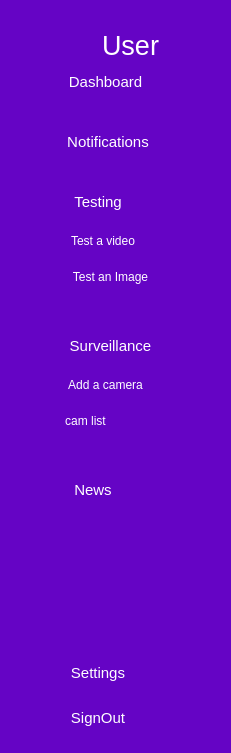
       <widget class="QWidget" name="icon_text_widget" native="true">
        <property name="minimumSize">
         <size>
          <width>231</width>
          <height>0</height>
         </size>
        </property>
        <property name="styleSheet">
         <string notr="true">QWidget{
	color:white;
	background-color: rgb(101, 4, 197);
	border-radius:10px;
}

QPushButton{
	height:30px;
	border:none;
}</string>
        </property>
        <layout class="QVBoxLayout" name="verticalLayout_9">
         <property name="leftMargin">
          <number>15</number>
         </property>
         <property name="topMargin">
          <number>30</number>
         </property>
         <property name="rightMargin">
          <number>15</number>
         </property>
         <property name="bottomMargin">
          <number>20</number>
         </property>
         <item>
          <layout class="QHBoxLayout" name="horizontalLayout">
           <item>
            <widget class="QLabel" name="label_2">
             <property name="maximumSize">
              <size>
               <width>81</width>
               <height>71</height>
              </size>
             </property>
             <property name="text">
              <string/>
             </property>
             <property name="pixmap">
              <pixmap resource="resources.qrc">:/images/Profile-Avatar-PNG.png</pixmap>
             </property>
             <property name="scaledContents">
              <bool>true</bool>
             </property>
             <property name="textInteractionFlags">
              <set>Qt::TextSelectableByKeyboard|Qt::TextSelectableByMouse</set>
             </property>
            </widget>
           </item>
           <item>
            <widget class="QLabel" name="label_3">
             <property name="font">
              <font>
               <pointsize>20</pointsize>
              </font>
             </property>
             <property name="text">
              <string>User</string>
             </property>
             <property name="textFormat">
              <enum>Qt::PlainText</enum>
             </property>
            </widget>
           </item>
          </layout>
         </item>
         <item>
          <layout class="QVBoxLayout" name="verticalLayout_5">
           <property name="spacing">
            <number>30</number>
           </property>
           <property name="leftMargin">
            <number>0</number>
           </property>
           <property name="rightMargin">
            <number>10</number>
           </property>
           <property name="bottomMargin">
            <number>0</number>
           </property>
           <item>
            <widget class="QPushButton" name="dashboard_2">
             <property name="font">
              <font>
               <pointsize>11</pointsize>
              </font>
             </property>
             <property name="styleSheet">
              <string notr="true">QPushButton{
	padding-right:10px;
}

QPushButton:checked{
	background-color:white;
	color:black;
	border-radius:3px;
}</string>
             </property>
             <property name="text">
              <string>Dashboard</string>
             </property>
             <property name="icon">
              <iconset resource="resources.qrc">
               <normaloff>:/images/dashboard.ico</normaloff>:/images/dashboard.ico</iconset>
             </property>
             <property name="checkable">
              <bool>true</bool>
             </property>
            </widget>
           </item>
           <item>
            <widget class="QPushButton" name="notifications_2">
             <property name="font">
              <font>
               <pointsize>11</pointsize>
              </font>
             </property>
             <property name="styleSheet">
              <string notr="true">QPushButton{
	padding-right:5px;
}

QPushButton:checked{
	background-color:white;
	border-radius:3px;
	color:black;

}</string>
             </property>
             <property name="text">
              <string>Notifications</string>
             </property>
             <property name="icon">
              <iconset resource="resources.qrc">
               <normaloff>:/images/notifications.ico</normaloff>:/images/notifications.ico</iconset>
             </property>
             <property name="iconSize">
              <size>
               <width>25</width>
               <height>25</height>
              </size>
             </property>
             <property name="checkable">
              <bool>true</bool>
             </property>
            </widget>
           </item>
           <item>
            <widget class="QFrame" name="testing">
             <property name="frameShape">
              <enum>QFrame::StyledPanel</enum>
             </property>
             <property name="frameShadow">
              <enum>QFrame::Raised</enum>
             </property>
             <layout class="QVBoxLayout" name="verticalLayout_3">
              <property name="spacing">
               <number>0</number>
              </property>
              <property name="leftMargin">
               <number>0</number>
              </property>
              <property name="topMargin">
               <number>0</number>
              </property>
              <property name="rightMargin">
               <number>0</number>
              </property>
              <property name="bottomMargin">
               <number>0</number>
              </property>
              <item>
               <widget class="QPushButton" name="testing_2">
                <property name="font">
                 <font>
                  <pointsize>11</pointsize>
                 </font>
                </property>
                <property name="styleSheet">
                 <string notr="true">QPushButton{
	padding-right: 25px;
}

QPushButton:checked{
	
	border-radius:3px;
}</string>
                </property>
                <property name="text">
                 <string>Testing</string>
                </property>
                <property name="icon">
                 <iconset resource="resources.qrc">
                  <normaloff>:/images/testing_4694494.png</normaloff>:/images/testing_4694494.png</iconset>
                </property>
                <property name="iconSize">
                 <size>
                  <width>25</width>
                  <height>25</height>
                 </size>
                </property>
                <property name="checkable">
                 <bool>true</bool>
                </property>
               </widget>
              </item>
              <item>
               <widget class="QFrame" name="testing_dropdown">
                <property name="frameShape">
                 <enum>QFrame::StyledPanel</enum>
                </property>
                <property name="frameShadow">
                 <enum>QFrame::Raised</enum>
                </property>
                <layout class="QVBoxLayout" name="verticalLayout">
                 <item>
                  <widget class="QPushButton" name="test_video">
                   <property name="font">
                    <font>
                     <pointsize>9</pointsize>
                    </font>
                   </property>
                   <property name="styleSheet">
                    <string notr="true">QPushButton{
	padding-right:15px;
}

QPushButton:hover{
	color:#12B298
}</string>
                   </property>
                   <property name="text">
                    <string>Test a video</string>
                   </property>
                   <property name="checkable">
                    <bool>true</bool>
                   </property>
                  </widget>
                 </item>
                 <item>
                  <widget class="QPushButton" name="test_image">
                   <property name="font">
                    <font>
                     <pointsize>9</pointsize>
                    </font>
                   </property>
                   <property name="styleSheet">
                    <string notr="true">QPushButton{
	padding-left:15x;
}

QPushButton:hover{
	color:#12B298
}</string>
                   </property>
                   <property name="text">
                    <string>Test an Image</string>
                   </property>
                   <property name="checkable">
                    <bool>true</bool>
                   </property>
                  </widget>
                 </item>
                </layout>
               </widget>
              </item>
             </layout>
            </widget>
           </item>
           <item>
            <widget class="QFrame" name="surveillance">
             <property name="frameShape">
              <enum>QFrame::StyledPanel</enum>
             </property>
             <property name="frameShadow">
              <enum>QFrame::Raised</enum>
             </property>
             <layout class="QVBoxLayout" name="verticalLayout_4">
              <property name="spacing">
               <number>0</number>
              </property>
              <property name="leftMargin">
               <number>0</number>
              </property>
              <property name="topMargin">
               <number>0</number>
              </property>
              <property name="rightMargin">
               <number>0</number>
              </property>
              <property name="bottomMargin">
               <number>0</number>
              </property>
              <item>
               <widget class="QPushButton" name="surveillance_2">
                <property name="font">
                 <font>
                  <pointsize>11</pointsize>
                 </font>
                </property>
                <property name="styleSheet">
                 <string notr="true">QPushButton{
	padding-left:0px;
}

QPushButton:checked{

	border-radius:3px;
}</string>
                </property>
                <property name="text">
                 <string>Surveillance</string>
                </property>
                <property name="icon">
                 <iconset resource="resources.qrc">
                  <normaloff>:/images/surveillance.ico</normaloff>:/images/surveillance.ico</iconset>
                </property>
                <property name="iconSize">
                 <size>
                  <width>25</width>
                  <height>25</height>
                 </size>
                </property>
                <property name="checkable">
                 <bool>true</bool>
                </property>
               </widget>
              </item>
              <item>
               <widget class="QFrame" name="frame_2">
                <property name="frameShape">
                 <enum>QFrame::StyledPanel</enum>
                </property>
                <property name="frameShadow">
                 <enum>QFrame::Raised</enum>
                </property>
                <layout class="QVBoxLayout" name="verticalLayout_2">
                 <item>
                  <widget class="QPushButton" name="add_camera">
                   <property name="font">
                    <font>
                     <pointsize>9</pointsize>
                    </font>
                   </property>
                   <property name="styleSheet">
                    <string notr="true">QPushButton{
	padding-right:10px;
}

QPushButton:hover{
	color:#12B298
}</string>
                   </property>
                   <property name="text">
                    <string>Add a camera</string>
                   </property>
                   <property name="checkable">
                    <bool>true</bool>
                   </property>
                  </widget>
                 </item>
                 <item>
                  <widget class="QPushButton" name="cam_list">
                   <property name="font">
                    <font>
                     <pointsize>9</pointsize>
                    </font>
                   </property>
                   <property name="styleSheet">
                    <string notr="true">QPushButton{
	padding-right:50px;
}

QPushButton:hover{
	color:#12B298
}</string>
                   </property>
                   <property name="text">
                    <string>cam list</string>
                   </property>
                   <property name="checkable">
                    <bool>true</bool>
                   </property>
                  </widget>
                 </item>
                </layout>
               </widget>
              </item>
             </layout>
            </widget>
           </item>
           <item>
            <widget class="QPushButton" name="news_2">
             <property name="font">
              <font>
               <pointsize>11</pointsize>
              </font>
             </property>
             <property name="styleSheet">
              <string notr="true">QPushButton{
	padding-right:35px;
}

QPushButton:checked{
	background-color:white;
	color:black;
	border-radius:3px;
}</string>
             </property>
             <property name="text">
              <string>News</string>
             </property>
             <property name="icon">
              <iconset resource="resources.qrc">
               <normaloff>:/images/news_741867.png</normaloff>:/images/news_741867.png</iconset>
             </property>
             <property name="iconSize">
              <size>
               <width>25</width>
               <height>25</height>
              </size>
             </property>
             <property name="checkable">
              <bool>true</bool>
             </property>
            </widget>
           </item>
          </layout>
         </item>
         <item>
          <spacer name="verticalSpacer">
           <property name="orientation">
            <enum>Qt::Vertical</enum>
           </property>
           <property name="sizeHint" stdset="0">
            <size>
             <width>20</width>
             <height>147</height>
            </size>
           </property>
          </spacer>
         </item>
         <item>
          <layout class="QVBoxLayout" name="verticalLayout_6">
           <property name="spacing">
            <number>15</number>
           </property>
           <item>
            <widget class="QPushButton" name="settings_2">
             <property name="font">
              <font>
               <pointsize>11</pointsize>
              </font>
             </property>
             <property name="styleSheet">
              <string notr="true">QPushButton{
	padding-right:35px;
}

QPushButton:checked{
	background-color:white;
	color:black;
	border-radius:3px;
}</string>
             </property>
             <property name="text">
              <string>Settings</string>
             </property>
             <property name="icon">
              <iconset resource="resources.qrc">
               <normaloff>:/images/settings.ico</normaloff>:/images/settings.ico</iconset>
             </property>
             <property name="iconSize">
              <size>
               <width>25</width>
               <height>25</height>
              </size>
             </property>
             <property name="checkable">
              <bool>true</bool>
             </property>
            </widget>
           </item>
           <item>
            <widget class="QPushButton" name="signout_2">
             <property name="font">
              <font>
               <pointsize>11</pointsize>
              </font>
             </property>
             <property name="styleSheet">
              <string notr="true">QPushButton{
	padding-right:35px;
}

QPushButton:checked{
	background-color:white;
	color:black;
	border-radius:3px;
}</string>
             </property>
             <property name="text">
              <string>SignOut</string>
             </property>
             <property name="icon">
              <iconset resource="resources.qrc">
               <normaloff>:/images/signout.ico</normaloff>:/images/signout.ico</iconset>
             </property>
             <property name="iconSize">
              <size>
               <width>25</width>
               <height>25</height>
              </size>
             </property>
             <property name="checkable">
              <bool>true</bool>
             </property>
            </widget>
           </item>
          </layout>
         </item>
        </layout>
       </widget>
